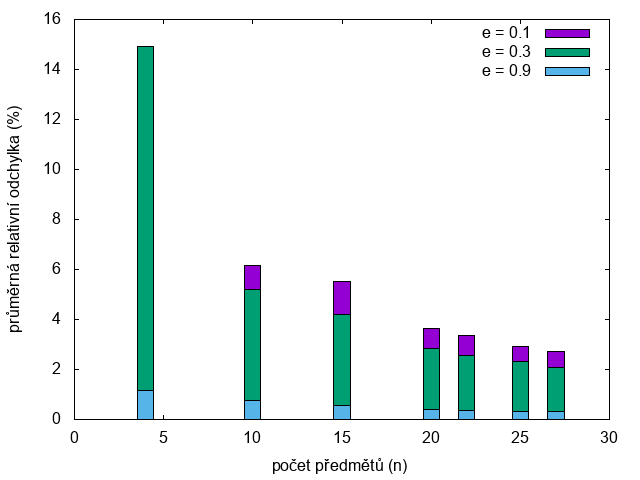

Recreate this plot in gnuplot.
set terminal png
set xlabel "počet předmětů (n)"
set ylabel "průměrná relativní odchylka (%)"
set xrange [0:30]
set style fill solid border -1
set boxwidth 0.9
plot "average-error.txt" using 1:2 title 'e = 0.1' with boxes, \
     "average-error.txt" using 1:3 title 'e = 0.3' with boxes, \
     "average-error.txt" using 1:4 title 'e = 0.9' with boxes
